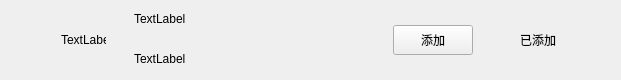
<?xml version="1.0" encoding="UTF-8"?>
<ui version="4.0">
 <class>ApplyFriendItem</class>
 <widget class="QWidget" name="ApplyFriendItem">
  <property name="geometry">
   <rect>
    <x>0</x>
    <y>0</y>
    <width>621</width>
    <height>80</height>
   </rect>
  </property>
  <property name="minimumSize">
   <size>
    <width>0</width>
    <height>80</height>
   </size>
  </property>
  <property name="maximumSize">
   <size>
    <width>16777215</width>
    <height>80</height>
   </size>
  </property>
  <property name="windowTitle">
   <string>Form</string>
  </property>
  <layout class="QHBoxLayout" name="horizontalLayout">
   <property name="topMargin">
    <number>0</number>
   </property>
   <property name="rightMargin">
    <number>0</number>
   </property>
   <property name="bottomMargin">
    <number>0</number>
   </property>
   <item>
    <spacer name="horizontalSpacer">
     <property name="orientation">
      <enum>Qt::Orientation::Horizontal</enum>
     </property>
     <property name="sizeType">
      <enum>QSizePolicy::Policy::Fixed</enum>
     </property>
     <property name="sizeHint" stdset="0">
      <size>
       <width>50</width>
       <height>20</height>
      </size>
     </property>
    </spacer>
   </item>
   <item>
    <widget class="QLabel" name="icon_lb">
     <property name="minimumSize">
      <size>
       <width>45</width>
       <height>45</height>
      </size>
     </property>
     <property name="maximumSize">
      <size>
       <width>45</width>
       <height>45</height>
      </size>
     </property>
     <property name="text">
      <string>TextLabel</string>
     </property>
    </widget>
   </item>
   <item>
    <widget class="QWidget" name="widget" native="true">
     <layout class="QHBoxLayout" name="horizontalLayout_2">
      <property name="spacing">
       <number>7</number>
      </property>
      <property name="leftMargin">
       <number>11</number>
      </property>
      <property name="topMargin">
       <number>2</number>
      </property>
      <property name="rightMargin">
       <number>11</number>
      </property>
      <property name="bottomMargin">
       <number>2</number>
      </property>
      <item>
       <widget class="QWidget" name="widget_2" native="true">
        <layout class="QVBoxLayout" name="verticalLayout">
         <property name="spacing">
          <number>10</number>
         </property>
         <property name="leftMargin">
          <number>11</number>
         </property>
         <property name="topMargin">
          <number>2</number>
         </property>
         <property name="rightMargin">
          <number>11</number>
         </property>
         <property name="bottomMargin">
          <number>2</number>
         </property>
         <item>
          <widget class="QLabel" name="user_name_lb">
           <property name="minimumSize">
            <size>
             <width>100</width>
             <height>30</height>
            </size>
           </property>
           <property name="maximumSize">
            <size>
             <width>200</width>
             <height>30</height>
            </size>
           </property>
           <property name="text">
            <string>TextLabel</string>
           </property>
          </widget>
         </item>
         <item>
          <widget class="QLabel" name="user_chat_lb">
           <property name="minimumSize">
            <size>
             <width>100</width>
             <height>30</height>
            </size>
           </property>
           <property name="maximumSize">
            <size>
             <width>200</width>
             <height>30</height>
            </size>
           </property>
           <property name="text">
            <string>TextLabel</string>
           </property>
          </widget>
         </item>
        </layout>
       </widget>
      </item>
      <item>
       <spacer name="horizontalSpacer_3">
        <property name="orientation">
         <enum>Qt::Orientation::Horizontal</enum>
        </property>
        <property name="sizeHint" stdset="0">
         <size>
          <width>40</width>
          <height>20</height>
         </size>
        </property>
       </spacer>
      </item>
      <item>
       <widget class="ClickedBtn" name="addBtn">
        <property name="minimumSize">
         <size>
          <width>80</width>
          <height>30</height>
         </size>
        </property>
        <property name="text">
         <string>添加</string>
        </property>
       </widget>
      </item>
      <item>
       <spacer name="horizontalSpacer_4">
        <property name="orientation">
         <enum>Qt::Orientation::Horizontal</enum>
        </property>
        <property name="sizeType">
         <enum>QSizePolicy::Policy::Fixed</enum>
        </property>
        <property name="sizeHint" stdset="0">
         <size>
          <width>40</width>
          <height>20</height>
         </size>
        </property>
       </spacer>
      </item>
      <item>
       <widget class="QLabel" name="already_add_lb">
        <property name="minimumSize">
         <size>
          <width>40</width>
          <height>0</height>
         </size>
        </property>
        <property name="text">
         <string>已添加</string>
        </property>
       </widget>
      </item>
      <item>
       <spacer name="horizontalSpacer_2">
        <property name="orientation">
         <enum>Qt::Orientation::Horizontal</enum>
        </property>
        <property name="sizeType">
         <enum>QSizePolicy::Policy::Fixed</enum>
        </property>
        <property name="sizeHint" stdset="0">
         <size>
          <width>50</width>
          <height>20</height>
         </size>
        </property>
       </spacer>
      </item>
     </layout>
    </widget>
   </item>
  </layout>
 </widget>
 <customwidgets>
  <customwidget>
   <class>ClickedBtn</class>
   <extends>QPushButton</extends>
   <header>clickedbtn.h</header>
  </customwidget>
 </customwidgets>
 <resources/>
 <connections/>
</ui>
